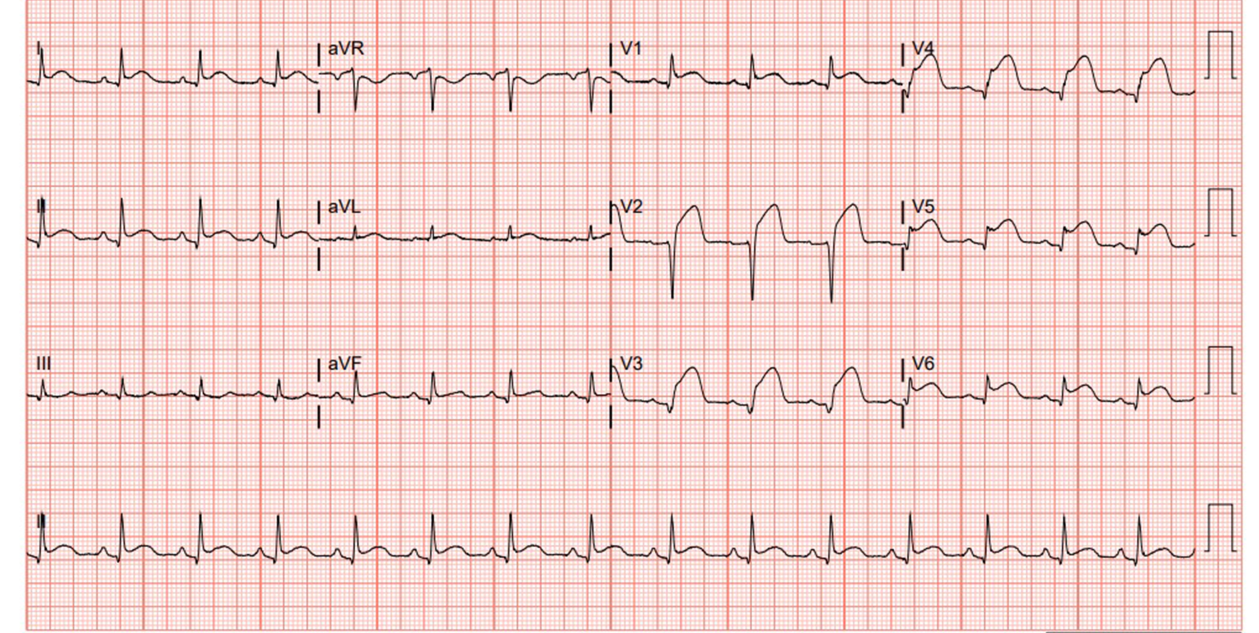
#> input picture codes/ecg-image-digitizer/sample-ecg-images/ecg00012.jpg, 3776 x 1898 px, given in place of EKGE-NP-PT7.jpg, which was not available (shown at 1/3 size)
$ python analyze_non_paced_qrs_axis.py
#> lines starting #> are read from the running program, lines starting #| are printed output that depends on the picture; after the words box and inside, x2 and y2 are one past the last pixel; in counts of white or black regions, pixels touching at a corner belong together
#!/usr/bin/env python3
"""Estimate frontal QRS axis from non-paced ECG screenshots.

This script digitizes the limb-lead waveforms from the fixed-format JPG ECG
screenshots, integrates baseline-corrected QRS windows, and compares net-area
axis estimates against the machine-reported QRS axis in the report header.
"""

from __future__ import annotations

import argparse
import csv
import math
from dataclasses import dataclass
from pathlib import Path

import numpy as np
from PIL import Image, ImageDraw


LEADS = ["I", "II", "III", "aVR", "aVL", "aVF", "V1", "V2", "V3", "V4", "V5", "V6"]
LIMB_LEAD_ANGLES_DEG = np.array([0.0, 60.0, 120.0, -150.0, -30.0, 90.0])

# QRS axis from the report header "PRT Axis"; the second value is QRS axis.
# These are the PT7-PT45 non-paced ECGs named in the request.
STANDARD_QRS_AXIS_DEG = {
    7: 8,
    8: 76,
    9: 33,
    10: 20,
    11: 23,
    12: 7,
    13: -5,
    14: 50,
    15: 66,
    16: 26,
    17: -24,
    18: 43,
    19: 47,
    20: 3,
    21: 73,
    22: 39,
    23: 46,
    24: -2,
    25: -3,
    26: 23,
    27: 52,
    28: 18,
    29: 53,
    30: 31,
    31: 28,
    32: 19,
    33: 47,
    34: 68,
    35: 59,
    36: 69,
    37: 84,
    38: 29,
    39: 1,
    40: 35,
    41: 49,
    42: 67,
    43: 15,
    44: 68,
    45: 50,
}


@dataclass(frozen=True)
class AxisResult:
    patient_id: int
    image: str
    standard_axis_deg: float
    direct_axis_deg: float
    direct_abs_error_deg: float
    lead_i_ii_axis_deg: float
    lead_i_ii_abs_error_deg: float
    limb_ls_axis_deg: float
    limb_ls_abs_error_deg: float
    beats_used: int
    peaks_detected: int
    area_i: float
    area_ii: float
    area_iii: float
    area_avr: float
    area_avl: float
    area_avf: float


# [7 lines left out: function angle180, not called in this run]


def angular_error(estimated: float, standard: float) -> float:
    return abs(angle180(estimated - standard))


def load_dark_mask(image_path: Path) -> tuple[Image.Image, np.ndarray, np.ndarray]:
    image = Image.open(image_path).convert("RGB")
    arr = np.asarray(image)
    # The waveform and labels are black/gray; the grid is pink/red and remains
    # above this RGB threshold.
    dark_mask = (arr[:, :, 0] < 120) & (arr[:, :, 1] < 120) & (arr[:, :, 2] < 120)
    return image, arr, dark_mask


def lead_centers(height: int) -> list[float]:
    # These ECG screenshots are 880 px high with the ECG panel starting near
    # y=164 and row centers every 60 px. Keep a proportional fallback for any
    # nearby export size.
    if abs(height - 880) <= 5:
        return [194 + 60 * i for i in range(12)]
    pitch = (height - 164) / 12
    return [164 + pitch * (i + 0.5) for i in range(12)]


def extract_trace(mask: np.ndarray, row: int, x0: int, x1: int, centers: list[float]) -> np.ndarray:
    height = mask.shape[0]
    cy = centers[row]
    y0 = max(0, int(cy - 27))
    y1 = min(height, int(cy + 28))
    sub = mask[y0:y1, x0:x1]

    y_trace = np.full(x1 - x0, np.nan, dtype=float)
    for xi in range(sub.shape[1]):
        ys = np.flatnonzero(sub[:, xi])
        if len(ys):
            y_trace[xi] = float(np.median(ys) + y0)

    good = np.isfinite(y_trace)
    if good.sum() < 100:
        raise RuntimeError(f"Too few waveform pixels found for lead {LEADS[row]}")

    idx = np.arange(len(y_trace))
    y_trace = np.interp(idx, idx[good], y_trace[good])
    signal = np.median(y_trace) - y_trace
    return np.convolve(signal, np.ones(3) / 3, mode="same")


# [44 lines left out: functions detect_qrs_peaks, qrs_net_areas, not called in this run]


def axis_from_i_avf(area_i: float, area_avf: float) -> float:
    return angle180(math.degrees(math.atan2(area_avf, area_i)))


def axis_from_i_ii(area_i: float, area_ii: float) -> float:
    area_avf = (area_ii - 0.5 * area_i) / math.sin(math.radians(60))
    return axis_from_i_avf(area_i, area_avf)


# [5 lines left out: function axis_from_limb_least_squares, not called in this run]


def estimate_image(
    image_path: Path,
    patient_id: int,
    standard_axis_deg: float | None = None,
) -> tuple[AxisResult, list[int], list[float], int, int]:
    image, arr, dark_mask = load_dark_mask(image_path)
    height, width = arr.shape[:2]
    x0, x1 = 66, width - 8
    centers = lead_centers(height)

    signals = [extract_trace(dark_mask, row, x0, x1, centers) for row in range(12)]
    timing_candidates = [signals[i] for i in (1, 0, 10, 11)]
    energy = np.median(
        np.vstack([np.abs(candidate - np.median(candidate)) for candidate in timing_candidates]),
        axis=0,
    )
    peaks = detect_qrs_peaks(energy)
    beat_areas = qrs_net_areas(signals, peaks)
    limb_areas = np.median(beat_areas, axis=0)

    if standard_axis_deg is None:
        standard_axis_deg = STANDARD_QRS_AXIS_DEG[patient_id]
    standard = float(standard_axis_deg)
    direct = axis_from_i_avf(limb_areas[0], limb_areas[5])
    lead_i_ii = axis_from_i_ii(limb_areas[0], limb_areas[1])
    limb_ls = axis_from_limb_least_squares(limb_areas)

    return (
        AxisResult(
            patient_id=patient_id,
            image=image_path.name,
            standard_axis_deg=standard,
            direct_axis_deg=direct,
            direct_abs_error_deg=angular_error(direct, standard),
            lead_i_ii_axis_deg=lead_i_ii,
            lead_i_ii_abs_error_deg=angular_error(lead_i_ii, standard),
            limb_ls_axis_deg=limb_ls,
            limb_ls_abs_error_deg=angular_error(limb_ls, standard),
            beats_used=len(beat_areas),
            peaks_detected=len(peaks),
            area_i=limb_areas[0],
            area_ii=limb_areas[1],
            area_iii=limb_areas[2],
            area_avr=limb_areas[3],
            area_avl=limb_areas[4],
            area_avf=limb_areas[5],
        ),
        peaks,
        centers,
        x0,
        x1,
    )


# [28 lines left out: functions write_debug_overlay, summarize, not called in this run]


def main() -> None:
    parser = argparse.ArgumentParser(description=__doc__)
    parser.add_argument(
        "--image-dir",
        type=Path,
        default=Path("/Users/yaweizhang/Downloads/No Pacemaker"),
        help="Directory containing EKGE-NP-PT*.jpg files.",
    )
    parser.add_argument(
        "--output-dir",
        type=Path,
        default=Path(__file__).resolve().parent / "outputs",
        help="Directory for CSV outputs and optional debug overlays.",
    )
    parser.add_argument("--debug-overlays", action="store_true", help="Save row-center and QRS-peak overlay images.")
    args = parser.parse_args()

    args.output_dir.mkdir(parents=True, exist_ok=True)
    debug_dir = args.output_dir / "debug_overlays"
    if args.debug_overlays:
        debug_dir.mkdir(parents=True, exist_ok=True)

    results: list[AxisResult] = []
    for patient_id in sorted(STANDARD_QRS_AXIS_DEG):
        image_path = args.image_dir / f"EKGE-NP-PT{patient_id}.jpg"
        result, peaks, centers, x0, x1 = estimate_image(image_path, patient_id)
#> in load_dark_mask, image is the input picture: PIL image 3776x1898 RGB; mean R, G, B 242, 212.9, 208.9
#> in load_dark_mask, `dark_mask = (arr[:, :, 0] < 120) & (arr[:, :, 1] < 120) & (arr[:, :, 2..`:
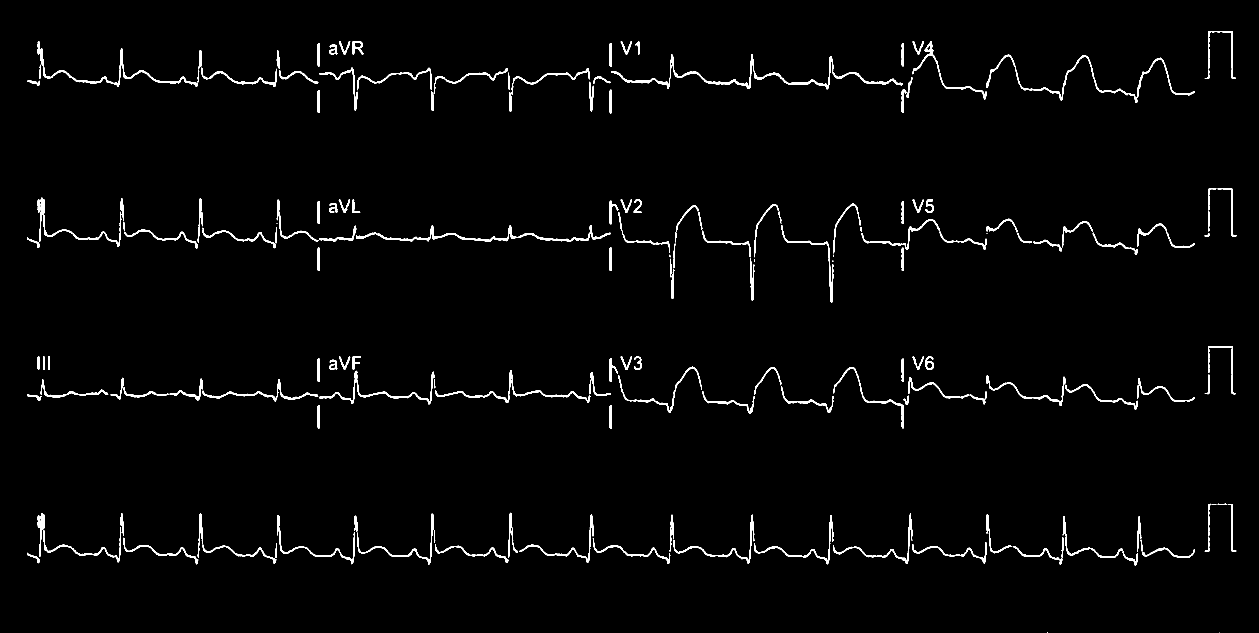
#> dark_mask: shape (1898, 3776) bool (shown at 1/3 size); 1.8% white; 186 white regions (9 under 20 px), largest, box (x1, y1, x2, y2) and area: (1833, 162, 2708, 268) 6791, (1068, 676, 1832, 726) 4877, (122, 144, 593, 260) 3563
#> the loop in extract_trace, `for xi in range(sub.shape[1]):` made 3702 passes
#> ys on passes 16 to 18: [34], [33, 34, 35], [33, 34, 35, 36]
#> in extract_trace, `idx = np.arange(len(y_trace))`: idx = 3702 values from 0 to 3701
#> in extract_trace, `y_trace = np.interp(idx, idx[good], y_trace[good])`: y_trace = 3702 values, max 263 at index 1469, min 209 at index 2684, mean 236
#> in extract_trace, `signal = np.median(y_trace) - y_trace`: signal = 3702 values, max 26.5 at index 2684, min -27.5 at index 1469, mean -0.493
        results.append(result)

        if args.debug_overlays:
            write_debug_overlay(
                image_path,
                debug_dir / f"EKGE-NP-PT{patient_id}-overlay.jpg",
                peaks,
                centers,
                x0,
                x1,
            )

    rows = [result.__dict__ for result in results]
    results_path = args.output_dir / "non_paced_qrs_axis_results.csv"
    with results_path.open("w", newline="") as f:
        writer = csv.DictWriter(f, fieldnames=list(rows[0].keys()))
        writer.writeheader()
        writer.writerows(rows)

    summaries = [
        {"method": "direct_i_avf", **summarize(results, "direct_abs_error_deg")},
        {"method": "lead_i_ii_reconstructed_avf", **summarize(results, "lead_i_ii_abs_error_deg")},
        {"method": "limb_lead_least_squares", **summarize(results, "limb_ls_abs_error_deg")},
    ]
    summary_path = args.output_dir / "non_paced_qrs_axis_summary.csv"
    with summary_path.open("w", newline="") as f:
        writer = csv.DictWriter(f, fieldnames=list(summaries[0].keys()))
        writer.writeheader()
        writer.writerows(summaries)

    for summary in summaries:
        print(
            "{method}: N={n:.0f}, MAE={mae_deg:.1f} deg, median={median_abs_error_deg:.1f} deg, "
            "<=15 deg={within_15_deg_fraction:.1%}, <=30 deg={within_30_deg_fraction:.1%}".format(
                **summary
            )
        )
    print(f"Wrote {results_path}")
    print(f"Wrote {summary_path}")


if __name__ == "__main__":
#> (the run stopped early here; a loop or call above may not have finished)

$ run again, on codes/ecg-image-digitizer/sample-ecg-images/ecg00013.jpg
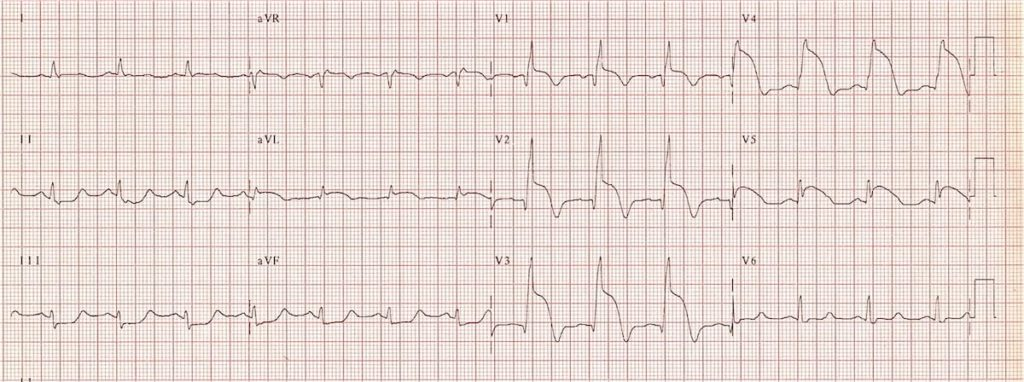
#> input picture codes/ecg-image-digitizer/sample-ecg-images/ecg00013.jpg, 1024 x 382 px, given in place of EKGE-NP-PT7.jpg, which was not available
#> in load_dark_mask, image is the input picture: PIL image 1024x382 RGB; mean R, G, B 230.9, 217.5, 212.2
#> in load_dark_mask, `dark_mask = (arr[:, :, 0] < 120) & (arr[:, :, 1] < 120) & (arr[:, :, 2..`:
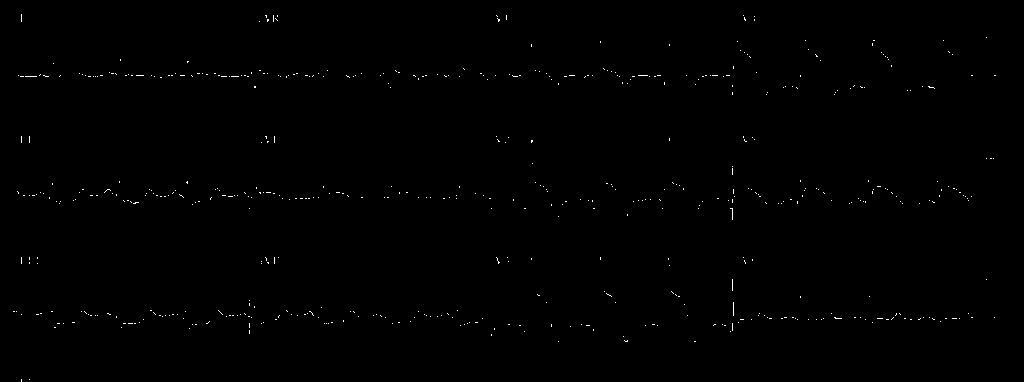
#> dark_mask: shape (382, 1024) bool; 0.3% white in thin lines or dots
#> sub: shape (55, 950) bool; 0.46% white in thin lines or dots, all inside (x1, y1, x2, y2) = (7, 12, 928, 55)
#> the loop in extract_trace, `for xi in range(sub.shape[1]):` made 950 passes
#> ys on passes 8, 10, 14: [54], [53], [46]
#> idx = 950 values from 0 to 949
#> y_trace = 950 values, max 200 at index 0, min 158 at index 920, mean 192.2
#> signal = 950 values, max 36.5 at index 920, min -5.5 at index 0, mean 2.28
#> sub: shape (55, 950) bool; 0.58% white in thin lines or dots
#> the loop in extract_trace (call 2), `for xi in range(sub.shape[1]):` made 950 passes
#> ys on passes 8, 10, 14: [36], [35], [28]
#> sub: shape (55, 950) bool; 0.55% white in thin lines or dots, all inside (x1, y1, x2, y2) = (7, 0, 906, 38)
#> y1 = 255
#> in extract_trace (call 4), `sub = mask[y0:y1, x0:x1]`:
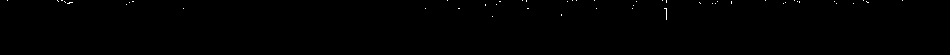
#> sub: shape (55, 950) bool; 0.16% white in thin lines or dots, all inside (x1, y1, x2, y2) = (7, 0, 903, 20)
#> the loop in extract_trace (call 4), `for xi in range(sub.shape[1]):` made 950 passes
#> ys on passes 8, 58, 59: [0], [0], [1]
